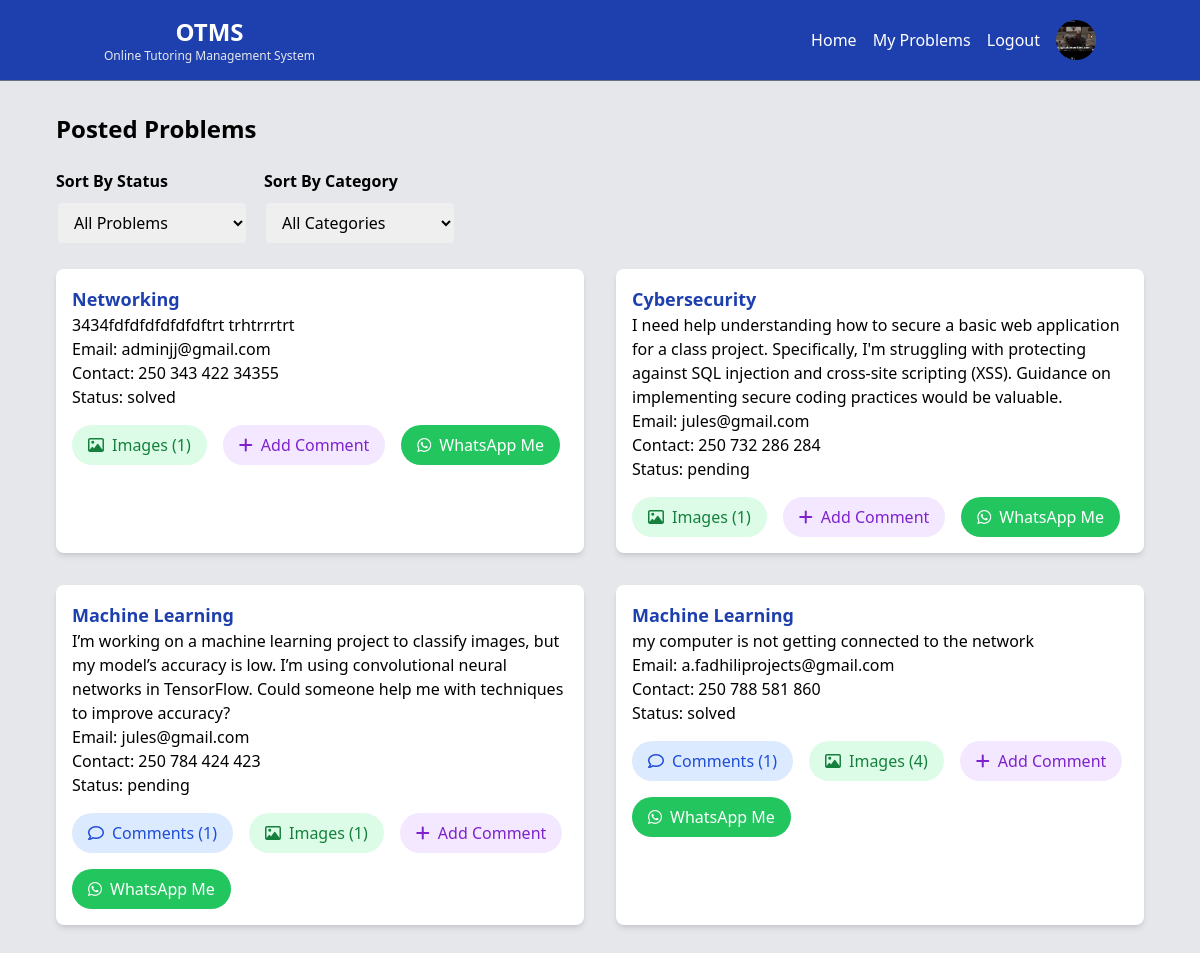
/user/dashboard.php (signed in), run on the app's committed database.
### tables this page shows
CREATE TABLE `users` (
  `user_id` int(11) NOT NULL,
  `user_name` varchar(50) NOT NULL,
  `email` varchar(110) NOT NULL,
  `password` varchar(110) NOT NULL,
  `profile_image` text DEFAULT NULL,
  `role` enum('user','admin') NOT NULL DEFAULT 'user'
);

CREATE TABLE `problems` (
  `problem_id` int(11) NOT NULL,
  `user_id` int(11) DEFAULT NULL,
  `category_id` int(11) DEFAULT NULL,
  `description` text NOT NULL,
  `email` varchar(50) NOT NULL,
  `contact` varchar(50) DEFAULT NULL,
  `status` varchar(30) DEFAULT 'pending',
  `created_at` timestamp NOT NULL DEFAULT current_timestamp()
);

CREATE TABLE `problem_categories` (
  `category_id` int(11) NOT NULL,
  `category_name` varchar(50) NOT NULL
);

### user/dashboard.php (the view, shortened to what this page needs)
<?php
include 'db.php';
include 'navbar.php';
$sort = $_GET['sort'] ?? 'all';
$category = $_GET['category'] ?? 'all';
$sql = "SELECT p.problem_id, p.description, p.email, p.contact, p.status, u.user_name, pc.category_name
        FROM problems p
        JOIN users u ON p.user_id = u.user_id
        JOIN problem_categories pc ON p.category_id = pc.category_id";
$result = $conn->query($sql);
?>
<!DOCTYPE html>
<html lang="en">
<head>
    <script src="../js/tailwind.js"></script>
    <link rel="stylesheet" href="https://cdnjs.cloudflare.com/ajax/libs/font-awesome/6.0.0-beta3/css/all.min.css">
</head>
<body>
    <div class=" md:mx-10 mx-5 my-8 px-4">
        <h2 class="text-2xl font-bold mb-6">Posted Problems</h2>
        <div class="mb-6">
    <form action="" method="get" class="flex flex-wrap gap-4">
        <div>
            <label for="sort" class="block font-bold mb-2">Sort By Status</label>
            <select id="sort" name="sort" class="px-3 py-2 w-48 border focus:outline-none rounded-md border-2" onchange="this.form.submit()">
                <option value="all" <?= $sort == 'all' ? 'selected' : '' ?>>All Problems</option>
            </select>
        </div>
        <div>
            <label for="category" class="block font-bold mb-2">Sort By Category</label>
            <select id="category" name="category" class="px-3 py-2 w-48 border focus:outline-none rounded-md border-2" onchange="this.form.submit()">
                <option value="all" <?= $category == 'all' ? 'selected' : '' ?>>All Categories</option>
            </select>
        </div>
    </form>
</div>
       <div class="grid grid-cols-1 md:grid-cols-2 gap-8">
    <?php while ($row = $result->fetch_assoc()): ?>
        <div class="bg-white shadow-md rounded-lg p-4">
            <h3 class="text-lg  text-blue-800 font-bold"><?= htmlspecialchars($row['category_name']) ?></h3>
            <p class="text-black"><?= htmlspecialchars($row['description']) ?></p>
            <p class="text-black"> <span class="font-medium" >  Email:  </span> <?= htmlspecialchars($row['email']) ?></p>
            <p class="text-black"> <span class="font-medium" >  Contact: </span>  <?= htmlspecialchars($row['contact']) ?></p>
            <p class="text-black"> <span class="font-medium" >  Status: </span>  <?= htmlspecialchars($row['status']) ?></p>
            <div class="mt-4 flex flex-wrap items-center gap-4">
                <?php
                $poster_name = $row['user_name'];
                $problem = $row['description'];
                $contact_number = preg_replace('/[^0-9]/', '', $row['contact']);
                $message = urlencode("Hi " . $poster_name . ", I saw your problem: '" . $problem . "', and I would like to help you with it.");
                $whatsappLink = "https://wa.me/" . $contact_number . "?text=" . $message;
                $comments_count_sql = "SELECT COUNT(*) as count FROM comments WHERE problem_id = " . $row['problem_id'] . " AND parent_comment_id IS NULL";
                $comments_count_result = $conn->query($comments_count_sql);
                $comments_count = $comments_count_result->fetch_assoc()['count'];
                $images_count_sql = "SELECT COUNT(*) as count FROM problem_images WHERE problem_id = " . $row['problem_id'];
                $images_count_result = $conn->query($images_count_sql);
                $images_count = $images_count_result->fetch_assoc()['count'];
                ?>
                <?php if ($comments_count > 0): ?>
                    <button onclick="toggleComments(<?= $row['problem_id'] ?>)" class="px-4 py-2 bg-blue-100 text-blue-700 rounded-full hover:bg-blue-200 transition duration-300">
                        <i class="far fa-comment mr-2"></i>Comments (<?= $comments_count ?>)
                    </button>
                <?php endif; ?>
                <?php if ($images_count > 0): ?>
                    <button onclick="openImageModal(<?= $row['problem_id'] ?>, 'problem')" class="px-4 py-2 bg-green-100 text-green-700 rounded-full hover:bg-green-200 transition duration-300">
                        <i class="far fa-image mr-2"></i>Images (<?= $images_count ?>)
                    </button>
                <?php endif; ?>
                <button onclick="toggleAddComment(<?= $row['problem_id'] ?>)" class="px-4 py-2 bg-purple-100 text-purple-700 rounded-full hover:bg-purple-200 transition duration-300">
                    <i class="fas fa-plus mr-2"></i>Add Comment
                </button>
                <a href="<?= $whatsappLink ?>" target="_blank" class="px-4 py-2 bg-green-500 text-white rounded-full hover:bg-green-600 transition duration-300">
                    <i class="fab fa-whatsapp mr-2"></i>WhatsApp Me
                </a>
            </div>
          </div>
    <?php endwhile; ?>
</div>
    </div>
</body>
</html>

### user/navbar.php (shortened to what this page needs)
  <body class="bg-gray-200 flex flex-col min-h-screen">
     <?php
    $user_id = $_SESSION['user_id'];
    $sql = "SELECT * FROM users WHERE user_id = '$user_id'";
    $result = $conn->query($sql);
    $row = $result->fetch_assoc();
    $profile_image = $row['profile_image'];
     ?>
    <nav class="bg-blue-800 text-white border-b border-gray-500 py-4 sticky top-0 z-50">
        <div class="container mx-auto flex justify-between items-center px-4">
            <div class="text-center">
            <h1 class="text-2xl font-bold">OTMS</h1>
            <p class="text-xs text-gray-200">Online Tutoring Management System</p>
            </div>
            <div class="flex items-center space-x-4">
                <a href="dashboard.php" class="text-white">Home</a>
                <a href="my_problem.php" class="text-white">My Problems</a>
                <a href="../logout.php" class="text-white">Logout</a>
                <img
                    src="../image/<?php echo $profile_image ?>"
                    alt="Profile"
                    class="w-10 h-10 rounded-full object-cover cursor-pointer"
                    onclick="sendToProfile()"
                />
            </div>
        </div>
    </nav>
</body>
</html>

### data on the page
users: profile_image (picture)
problems: category.category_name "Networking", description "3434fdfdfdfdfdfdftrt trhtrrrtrt", email "adminjj@gmail.com", contact "250 343 422 34355", status "solved", images_count "1"
problems: category.category_name "Cybersecurity", description "I need help understanding how to secure a basic web application for a class project. Specifically, I'm struggling with protecting against SQL injection and cross-site scripting (XSS). Guidance on implementing secure coding practices would be valuable.", email "jules@gmail.com", contact "250 732 286 284", status "pending", images_count "1"
problems: category.category_name "Machine Learning", description "I’m working on a machine learning project to classify images, but my model’s accuracy is low. I’m using convolutional neural networks in TensorFlow. Could someone help me with techniques to improve accuracy?", email "jules@gmail.com", contact "250 784 424 423", status "pending", comments_count "1", images_count "1"
problems: category.category_name "Machine Learning", description "my computer is not getting connected to the network", email "a.fadhiliprojects@gmail.com", contact "250 788 581 860", status "solved", comments_count "1", images_count "4"
